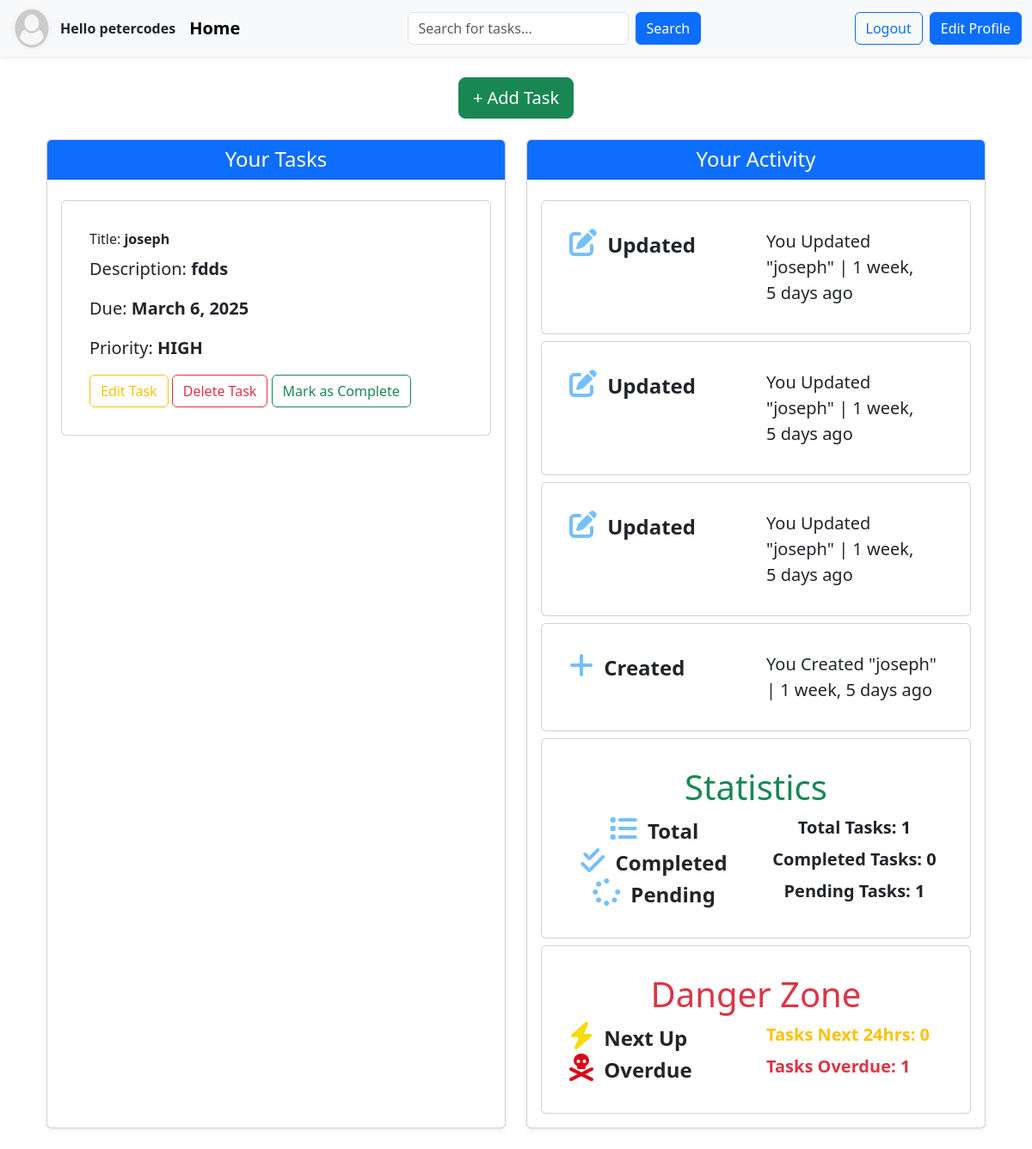
The app's page / (signed in) with its own data.
### base/models.py (models this page shows, shortened)
class User(AbstractUser):
    name = models.CharField(max_length=200,null=True)
    email = models.EmailField(unique=True,null=True)
    avatar= models.ImageField(null=True,default='default.png')
    USERNAME_FIELD = 'email'
    REQUIRED_FIELDS = ['username']

class Task(models.Model):
    title = models.CharField(max_length=200,null=True)
    description = models.TextField(null=True,blank=True)
    user = models.ForeignKey(User,on_delete= models.CASCADE)
    completed = models.BooleanField(default=False)
    created = models.DateTimeField(auto_now_add=True)
    updated = models.DateTimeField(auto_now=True)
    PRIORITY_CHOICES = [
    ("HIGH","High"),
    ("MEDIUM","Medium"),
    ("LOW","Low")
   ]
    priority = models.CharField(max_length=100,choices = PRIORITY_CHOICES)
    due_date = models.DateField(null=True,blank=True)
    class Meta:
        ordering = ['-updated','-created']

class TaskActivity(models.Model):
    ACTION_CHOICES = [
        ("Created","Created"),
       ( "Updated","Updated"),
       ("Completed","Completed"),
       ("Deleted","Deleted")
    ]
    user = models.ForeignKey(User,on_delete=models.CASCADE)
    task = models.ForeignKey(Task,on_delete=models.CASCADE)
    action = models.CharField(max_length=20,choices = ACTION_CHOICES)
    timestamp = models.DateTimeField(auto_now_add=True)
    class Meta:
        ordering = ['-timestamp']

### base/views.py (the view, shortened to what this page needs)
# urls.py: path('',views.home,name="home"),
@login_required(login_url="login")
def home(request):
    tasks = Task.objects.filter(user=request.user)  # Filter tasks for the logged-in user
    activities = TaskActivity.objects.filter(user=request.user).order_by('-timestamp')[:5]  # Get the latest 5 activities
    search_query = request.GET.get('q')
    total_tasks = tasks.count()
    completed_tasks = tasks.filter(completed=True).count()
    pending_tasks = total_tasks - completed_tasks
    now = timezone.now()
    next_24_hours = now + timedelta(hours=24)
    next_up_tasks = tasks.filter(due_date__range=[now, next_24_hours], completed=False).count()
    overdue_tasks = tasks.filter(due_date__lt=now, completed=False).count()
    context = {
        "tasks": tasks,
        "activities": activities,
        "total_tasks": total_tasks,
        "completed_tasks": completed_tasks,
        "pending_tasks": pending_tasks,
        "next_up_tasks": next_up_tasks,
        "overdue_tasks": overdue_tasks,
        "search_query": search_query,  # Pass the search query to the template
    }
    return render(request, 'base/index.html', context)

### base/templates/base/index.html (shortened to what this page needs)
{% extends 'main.html' %}
{% load static %}
{% block content %}
<div class="container my-4">
    <div class="text-center mb-4">
        <a href="{% url 'add-task' %}" class="btn btn-success btn-lg">+ Add Task</a>
    </div>
    <div class="row g-4">
        <div class="col-lg-6">
            <div class="card h-100 shadow-sm">
                <div class="card-header bg-primary text-white">
                    <h2 class="h4 mb-0 text-center">Your Tasks</h2>
                </div>
                <div class="card-body">
                    {% for task in tasks %}
                    <div class="card mt-2 p-3">
                        <div class="card-body">
                            <div class="card-title">Title: <span class="fw-bold">{{task.title}}</span></div>
                            <p class="card-text lead">Description: <span class="fw-bold">{{task.description}}</span></p>
                            <p class="lead">Due: <span class="fw-bold">{{task.due_date}}</span></p>
                            <p class="lead">Priority: <span class="fw-bold">{{task.priority}}</span></p>
                            <div id="container-fluid">
                                <a href="{% url 'edit-task' task.id %}" class="btn btn-outline-warning m-3 m-md-0">Edit Task</a>
                                <a href="{% url 'delete-task' task.id %}" class="btn btn-outline-danger m-3 m-md-0">Delete Task</a>
                                <form action="{% url 'mark-task-complete' task.id %}" method="POST" style="display: inline;">
                                    <button type="submit" class="btn btn-outline-success m-3 m-md-0">Mark as Complete</button>
                                </form>
                            </div>
                        </div>
                    </div>
                    {% endfor %}
                </div>
            </div>
        </div>
        <div class="col-lg-6">
            <div class="card h-100 shadow-sm">
                <div class="card-header bg-primary text-white">
                    <h2 class="h4 mb-0 text-center">Your Activity</h2>
                </div>
                <div class="card-body">
                    {% for activity in activities %}
                    <div class="card mt-2 p-3">
                        <div class="card-body">
                            <div class="row activity">
                                <div class="col">
                                    {% if activity.action == "Completed" %}
                                    <i class="icon fa-solid fa-square-check fa-2x" style="color: #74C0FC;"></i>
                                    {% elif activity.action == "Updated" %}
                                    <i class="fa-solid fa-pen-to-square fa-2x" style="color: #74C0FC;"></i>
                                    {% elif activity.action == "Created" %}
                                    <i class="fa-solid fa-plus fa-2x" style="color: #74C0FC;"></i>
                                    {% elif activity.action == "Deleted" %}
                                    <i class="fa-solid fa-trash fa-2x" style="color: #74C0FC;"></i>
                                    {% endif %}
                                    <span class="mx-2 fw-bold fs-4">{{ activity.action }}</span>
                                </div>
                                <div class="col">
                                    <p class="card-text lead">You {{ activity.action }} "{{ activity.task.title }}" | {{ activity.timestamp|timesince }} ago</p>
                                </div>
                            </div>
                        </div>
                    </div>
                    {% endfor %}
                    <div class="card mt-2 p-3">
                        <div class="card-body">
                            <div class="text-center">
                                <h1 class="fw-lighter text-center text-success">Statistics</h1>
                                <div class="row">
                                    <div class="col">
                                        <i class="fa-sharp fa-solid fa-list fa-2x" style="color: #74C0FC;"></i>
                                        <span class="mx-2 fw-bold fs-4">Total</span>
                                    </div>
                                    <div class="col">
                                        <p class="card-text lead fw-bold">Total Tasks: {{ total_tasks }}</p>
                                    </div>
                                </div>
                                <div class="row">
                                    <div class="col">
                                        <i class="fa-solid fa-check-double fa-2x" style="color: #74C0FC;"></i>
                                        <span class="mx-2 fw-bold fs-4">Completed</span>
                                    </div>
                                    <div class="col">
                                        <p class="card-text lead fw-bold">Completed Tasks: {{ completed_tasks }}</p>
                                    </div>
                                </div>
                                <div class="row">
                                    <div class="col">
                                        <i class="fa-solid fa-spinner fa-2x" style="color: #74C0FC;"></i>
                                        <span class="mx-2 fw-bold fs-4">Pending</span>
                                    </div>
                                    <div class="col">
                                        <p class="card-text lead fw-bold">Pending Tasks: {{ pending_tasks }}</p>
                                    </div>
                                </div>
                            </div>
                        </div>
                    </div>
                    <div class="card mt-2 p-3">
                        <div class="card-body">
                            <h1 class="fw-lighter text-center text-danger" style="color: #da0618;">Danger Zone</h1>
                            <div class="row">
                                <div class="col">
                                    <i class="fa-solid fa-bolt fa-2x" style="color: #f3dc0f;"></i>
                                    <span class="mx-2 fw-bold fs-4">Next Up</span>
                                </div>
                                <div class="col">
                                    <p class="card-text lead fw-bold text-warning">Tasks Next 24hrs: {{ next_up_tasks }}</p>
                                </div>
                            </div>
                            <div class="row">
                                <div class="col">
                                    <i class="fa-solid fa-skull-crossbones fa-2x" style="color: #da0618;"></i>
                                    <span class="mx-2 fw-bold fs-4">Overdue</span>
                                </div>
                                <div class="col">
                                    <p class="card-text lead fw-bold text-danger">Tasks Overdue: {{ overdue_tasks }}</p>
                                </div>
                            </div>
                        </div>
                    </div>
                </div>
            </div>
        </div>
    </div>
</div>
{% endblock %}

### templates/main.html (shortened to what this page needs)
<!DOCTYPE html>
{% load static %}
<html lang="en">
<head>
    <link href="https://cdn.jsdelivr.net/npm/bootstrap@5.3.3/dist/css/bootstrap.min.css" rel="stylesheet">
    <link rel="stylesheet" href="{% static 'css/style.css' %}">
</head>
<body>
{% if request.user.is_authenticated %}
<nav class="navbar navbar-expand-lg navbar-light bg-light shadow-sm">
    <div class="container-fluid">
        <div class="d-flex align-items-center me-3">
            {% if request.user.is_authenticated %}
                <img class="rounded-circle me-2" src="{{request.user.avatar.url}}" alt="profile-pic" width="50" height="50">
                <span class="fw-bold">Hello {{user.username}}</span>
            {% else %}
                <span class="navbar-brand fw-bold">Task Tracker</span>
            {% endif %}
        </div>
        <a class="navbar-brand fw-bold" href="/">Home</a>
        <div class="mx-auto" style="max-width: 500px;">
            <form class="d-flex" method="get" role="search" action="{% url 'home'%}">
                <input class="form-control me-2" name="q" type="search" placeholder="Search for tasks..." aria-label="Search" value="{{ request.GET.q }}">
                <button class="btn btn-primary" type="submit">Search</button>
            </form>
        </div>
        <div class="d-flex gap-2">
            {% if request.user.is_authenticated %}
                <a href="{% url 'logout' %}" class="btn btn-outline-primary">Logout</a>
                <a href="{% url 'edit-profile' %}" class="btn btn-primary">Edit Profile</a>
            {% else %}
                <a href="{% url 'login' %}" class="btn btn-outline-primary">Login</a>
                <a href="{% url 'register' %}" class="btn btn-primary">Sign Up</a>
            {% endif %}
        </div>
    </div>
</nav>
{% endif %}
    <main class="container mt-4">
        {% block content %}
        {% endblock %}
    </main>
</body>
</html>

### static/css/style.css (style rules this page uses)
html, body { margin: 0; padding: 0; overflow-x: hidden; }

### records on screen
User: user.avatar (placeholder picture), username "petercodes"
Task: title "joseph", description "fdds", due_date "March 6, 2025", priority "HIGH"
TaskActivity: action "Updated", task "joseph", timestamp "1 week, 5 days"
TaskActivity: action "Updated", task "joseph", timestamp "1 week, 5 days"
TaskActivity: action "Updated", task "joseph", timestamp "1 week, 5 days"
TaskActivity: action "Created", task "joseph", timestamp "1 week, 5 days"

### other values on screen
{{ total_tasks }} "1"
{{ completed_tasks }} "0"
{{ pending_tasks }} "1"
{{ next_up_tasks }} "0"
{{ overdue_tasks }} "1"
